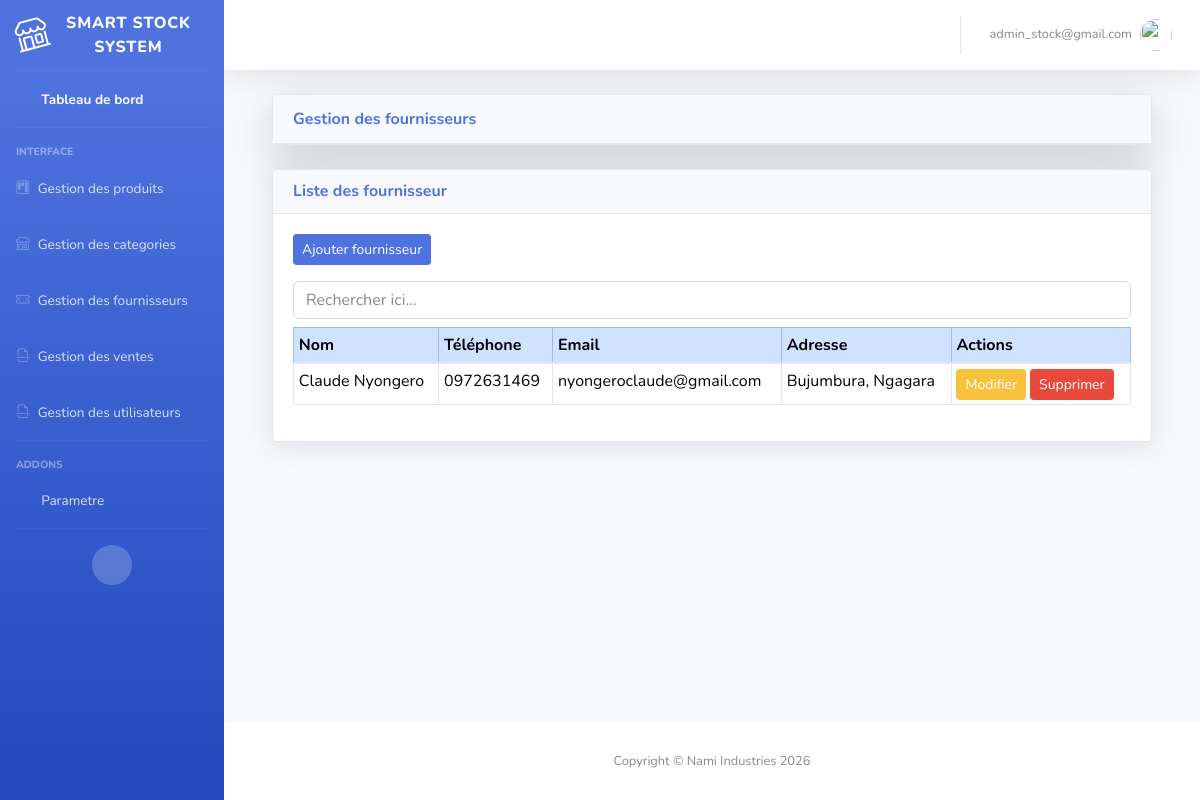
The app's page /smartstock-admin/fournisseur-liste/ (signed in) with its own data.
### suppliers/models.py (models this page shows, shortened)
class Supplier(models.Model):
    name = models.CharField(max_length=200)
    phone = models.CharField(max_length=20, blank=True, null=True)
    email = models.EmailField(blank=True, null=True)
    address = models.TextField(blank=True, null=True)
    created_at = models.DateTimeField(auto_now_add=True)

### core/views.py (the view)
# urls.py: path('fournisseur-liste/', views.supplier_list, name='supplier_list'),
@login_required
@role_required('Admin')
def supplier_list(request):
    template = loader.get_template('supplier_list.html')
    suppliers = Supplier.objects.all()
    context = {
        'suppliers':suppliers
    }
    return HttpResponse(template.render(context, request))

### core/templates/supplier_list.html (shortened to what this page needs)
{% extends 'base.html' %}
{% block content %}
{% load humanize %}
<div class="container-fluid">
    <div class="card mb-4 shadow-lg">
        <div class="card-header m-0 font-weight-bold text-primary">
            Gestion des fournisseurs
        </div>
    </div>
    <div class="card shadow">
        <div class="card-header">
            <h6 class="m-0 font-weight-bold text-primary">
                Liste des fournisseur
            </h6>
        </div>
        <div class="card-body">
            <a href="{% url 'supplier_create' %}" class="btn btn-primary btn-sm mb-3">
                Ajouter fournisseur
            </a>
            <div class="table-responsive">
                <div class="input-group">
                   <input type="text" id="searchInput" class="form-control mb-2" placeholder="Rechercher ici...">
                </div>
                <table class="table table-sm table-bordered" id="dataTable">
                    <thead class="table-primary">
                        <tr>
                            <th>Nom</th>
                            <th>Téléphone</th>
                            <th>Email</th>
                            <th>Adresse</th>
                            <th>Actions</th>
                        </tr>
                    </thead>
                    <tbody>
                        {% for supplier in suppliers %}
                        <tr>
                            <td>{{ supplier.name }}</td>
                            <td>{{ supplier.phone }}</td>
                            <td>{{ supplier.email }}</td>
                            <td>{{ supplier.address }}</td>
                            <td>
                                <a href="{% url 'supplier_update' supplier.id %}" class="btn btn-sm btn-warning">Modifier</a>
                                <a href="{% url 'supplier_delete' supplier.id %}" class="btn btn-sm btn-danger">Supprimer</a>
                            </td>
                        </tr>
                        {% empty %}
                        <tr>
                            <td colspan="5" class="text-center">Aucun fournisseur</td>
                        </tr>
                        {% endfor %}
                    </tbody>
                </table>
            </div>
        </div>
    </div>
</div>
{% endblock %}

### core/templates/base.html (shortened to what this page needs)
{% load static %}
<!DOCTYPE html>
<html lang="en">
<head>
    {% load bootstrap5 %}
    {% bootstrap_css %}
    <link href="{% static 'vendor/fontawesome-free/css/all.min.css' %}" rel="stylesheet" type="text/css">
    <link rel="stylesheet"
href="https://cdn.jsdelivr.net/npm/bootstrap-icons@1.11.1/font/bootstrap-icons.css">
    <link href="{% static 'css/sb-admin-2.min.css' %}" rel="stylesheet">
</head>
<body id="page-top">
    <div id="wrapper">
        <ul class="navbar-nav bg-gradient-primary sidebar sidebar-dark accordion" id="accordionSidebar">
            <a class="sidebar-brand d-flex align-items-center justify-content-center">
                <div class="sidebar-brand-icon rotate-n-15">
                    <i class="bi bi-shop"></i>
                </div>
                <div class="sidebar-brand-text mx-3">Smart Stock System</div>
            </a>
            <hr class="sidebar-divider my-0">
            <li class="nav-item active">
                <a class="nav-link" href="{% url 'home' %}">
                    <i class="fas fa-fw fa-tachometer-alt"></i>
                    <span>Tableau de bord</span></a>
            </li>
            <hr class="sidebar-divider">
            <div class="sidebar-heading">
                Interface
            </div>
            <li class="nav-item">
                <a class="nav-link collapsed" href="" data-toggle="collapse" data-target="#collapseComponents" arial-expanded="true" aria-controls="collapseComponents">
                    <i class="bi bi-kanban"></i>
                    <span>Gestion des produits</span>
                </a>
            </li>
            <li class="nav-item">
                <a class="nav-link collapsed" href="#" data-toggle="collapse" data-target="#collapseUtilities"
                    aria-expanded="true" aria-controls="collapseUtilities">
                    <i class="bi bi-shop"></i>
                    <span>Gestion des categories</span>
                </a>
            </li>
            <li class="nav-item">
                <a class="nav-link collapsed" href="#" data-toggle="collapse" data-target="#collapseCondition"
                    aria-expanded="true" aria-controls="collapseCondition">
                    <i class="bi bi-ticket-perforated"></i>
                    <span>Gestion des fournisseurs</span>
                </a>
            </li>
            <li class="nav-item">
                <a class="nav-link collapsed" href="#" data-toggle="collapse" data-target="#collapseReclamation"
                    aria-expanded="true" aria-controls="collapseReclamation">
                    <i class="bi bi-file-earmark-break"></i>
                    <span>Gestion des ventes</span>
                </a>
            </li>
            <li class="nav-item">
                <a class="nav-link collapsed" href="#" data-toggle="collapse" data-target="#collapseUser"
                    aria-expanded="true" aria-controls="collapseUser">
                    <i class="bi bi-file-earmark-break"></i>
                    <span>Gestion des utilisateurs</span>
                </a>
            </li>
            <hr class="sidebar-divider">
            <div class="sidebar-heading">
                Addons
            </div>
            <li class="nav-item">
                <a class="nav-link collapsed" href="#" data-toggle="collapse" data-target="#collapsePages"
                    aria-expanded="true" aria-controls="collapsePages">
                    <i class="fas fa-fw fa-folder"></i>
                    <span>Parametre</span>
                </a>
            </li>
            <hr class="sidebar-divider d-none d-md-block">
            <div class="text-center d-none d-md-inline">
                <button class="rounded-circle border-0" id="sidebarToggle"></button>
            </div>
        </ul>
        <div id="content-wrapper" class="d-flex flex-column">
            <div id="content">
                <nav class="navbar navbar-expand navbar-light bg-white topbar mb-4 static-top shadow">
                    <ul class="navbar-nav ml-auto">
                        <li class="nav-item dropdown no-arrow">
                            <a class="nav-link dropdown-toggle" href="#" id="userDropdown" role="button"
                                data-toggle="dropdown" aria-haspopup="true" aria-expanded="false">
                                <span class="mr-2 d-none d-lg-inline text-gray-600 small">
                                    {% if user.is_authenticated %}
                                        <span>{{ user.email }}</span>
                                    {% endif %}
                                </span>
                                <img class="img-profile rounded-circle"
                                    src="img/undraw_profile.svg">
                            </a>
                        </li>
                    </ul>
                </nav>
                <div class="container-fluid">
                    {% block content %} {% endblock %}
                </div>
            </div>
            <footer class="sticky-footer bg-white">
                <div class="container my-auto">
                    <div class="copyright text-center my-auto">
                        <span>Copyright &copy; Nami Industries 2026</span>
                    </div>
                </div>
            </footer>
        </div>
    </div>
</body>
</html>

### records on screen
Supplier: name "Claude Nyongero", phone "0972631469", email "nyongeroclaude@gmail.com", address "Bujumbura, Ngagara"

### other values on screen
{{ user.email }} "admin_stock@gmail.com"
